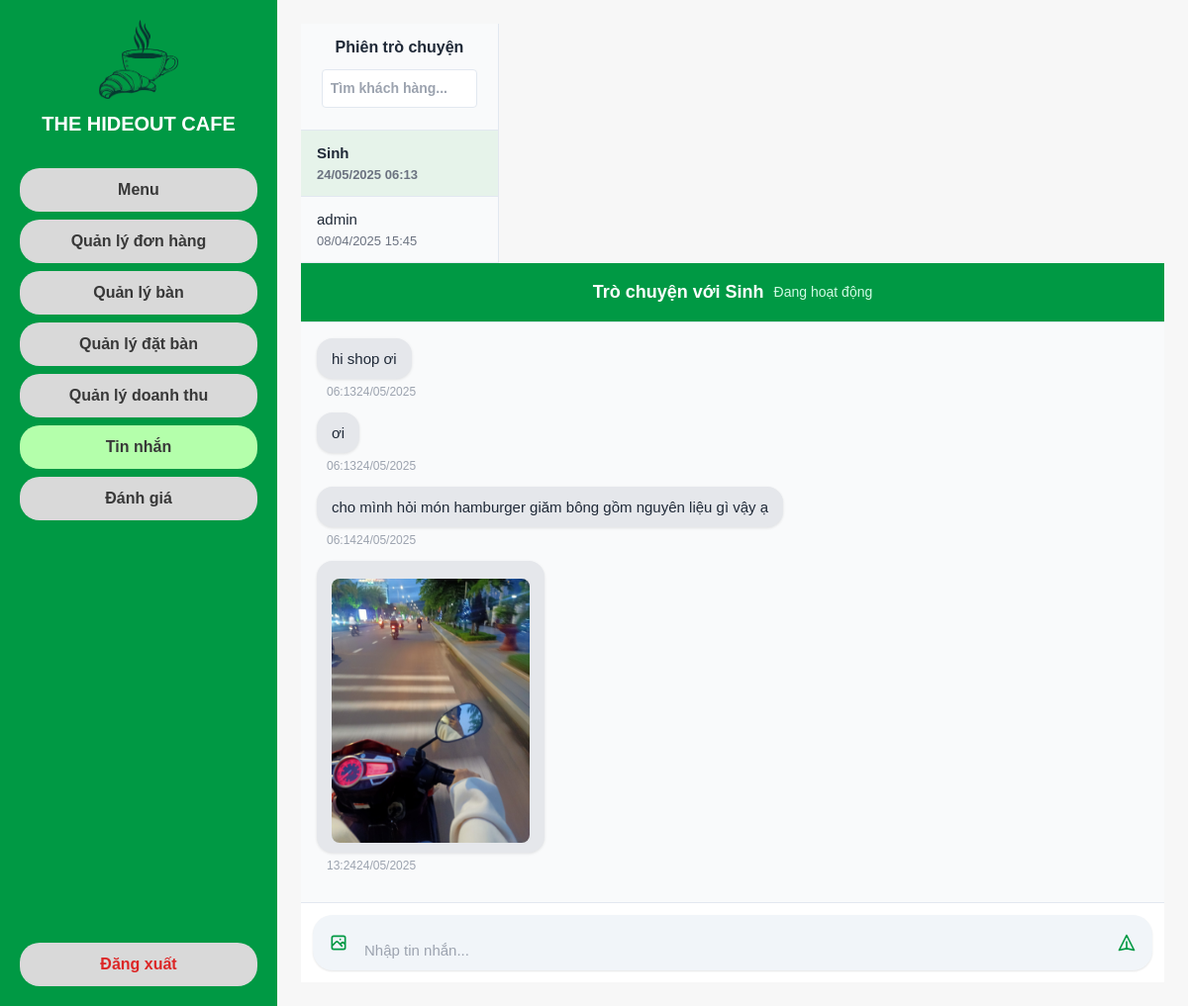
The page /message/4/ (signed in) on the database its author committed.
### myapp/models.py (models this page shows, shortened)
class PhienTroChuyen(models.Model):
    ma_phien = models.AutoField(primary_key=True)
    khach_hang = models.ForeignKey(
        NguoiDung, on_delete=models.CASCADE,
        related_name='phien_tro_chuyen_khach_hang',
        limit_choices_to={'vai_tro': 'khach_hang'}
    )
    cua_hang = models.ForeignKey(
        NguoiDung, on_delete=models.CASCADE,
        related_name='phien_tro_chuyen_quan',
        limit_choices_to={'vai_tro__in': ['nhan_vien', 'quan_ly'],},
        null=True, blank=True
    )
    ngay_tao = models.DateTimeField(auto_now_add=True)
    class Meta:
        verbose_name = "Phiên Trò Chuyện"
        verbose_name_plural = "Phiên Trò Chuyện"

class NguoiDung(AbstractUser):
    VAI_TRO = (
        ('khach_hang', 'Khách Hàng'),
        ('nhan_vien', 'Nhân Viên'),
        ('quan_ly', 'Quản Lý'),
    )
    ma_nguoi_dung = models.AutoField(primary_key=True)
    vai_tro = models.CharField(max_length=20, choices=VAI_TRO, default='khach_hang')
    diem_tich_luy = models.IntegerField(default=0)
    email = models.EmailField(blank=True, null=True)
    so_dien_thoai = models.CharField(max_length=15, blank=True, null=True)
    ho_ten = models.CharField(max_length=100, blank=True, null=True)
    groups = models.ManyToManyField(
        'auth.Group',
        related_name='nguoi_dung_groups',
        blank=True,
        help_text='Các nhóm mà người dùng này thuộc về.'
    )
    user_permissions = models.ManyToManyField(
        'auth.Permission',
        related_name='nguoi_dung_permissions',
        blank=True,
        help_text='Các quyền cụ thể của người dùng này.'
    )
    USERNAME_FIELD = 'username'
    REQUIRED_FIELDS = []  # Không yêu cầu thêm trường nào ngoài ten_dang_nhap và password
    class Meta:
        verbose_name = "Người Dùng"
        verbose_name_plural = "Người Dùng"

class TinNhan(models.Model):
    ma_tin_nhan = models.AutoField(primary_key=True)
    phien_tro_chuyen = models.ForeignKey(PhienTroChuyen, on_delete=models.CASCADE, related_name='tin_nhan')
    nguoi_gui = models.ForeignKey(NguoiDung, on_delete=models.CASCADE)
    thoi_gian_gui = models.DateTimeField(auto_now_add=True)
    noi_dung = models.TextField(blank=True, null=True)  # Cho phép noi_dung rỗng khi gửi hình
    hinh_anh = models.ImageField(upload_to='tin_nhan_images/', blank=True, null=True)  # Thêm trường hình ảnh
    class Meta:
        verbose_name = "Tin Nhắn"
        verbose_name_plural = "Tin Nhắn"

### myapp/views.py (the view, shortened to what this page needs)
# urls.py: path('message/', views.message_view, name='message'),
@login_required
def message_view(request, phien_id=None):
    logger.debug(f"User: {request.user.username}, Vai_tro: {request.user.vai_tro}, Phien_id: {phien_id}")
    search_query = request.GET.get('search', '')
    if request.user.vai_tro == 'khach_hang':
        phien_list = PhienTroChuyen.objects.filter(khach_hang=request.user).order_by('-ngay_tao')
    else:  # nhan_vien hoặc quan_ly
        phien_list = PhienTroChuyen.objects.all().order_by('-ngay_tao')
    if search_query:
        phien_list = phien_list.filter(khach_hang__username__icontains=search_query)
    logger.debug(f"Phien_list for {request.user.username}: {[{p.ma_phien: p.khach_hang.username} for p in phien_list]}, count={phien_list.count()}")
    selected_phien = None
    tin_nhan_list = []
    if phien_id:
        try:
            if request.user.vai_tro == 'khach_hang':
                selected_phien = get_object_or_404(PhienTroChuyen, ma_phien=phien_id, khach_hang=request.user)
            else:  # nhan_vien hoặc quan_ly
                selected_phien = get_object_or_404(PhienTroChuyen, ma_phien=phien_id)
                if selected_phien.khach_hang.vai_tro != 'khach_hang':
                    logger.error(f"Phiên {phien_id} có khach_hang sai: {selected_phien.khach_hang.username}, vai_tro: {selected_phien.khach_hang.vai_tro}")
                    messages.error(request, 'Phiên trò chuyện không hợp lệ: Khách hàng không đúng.')
                    return redirect('myapp:message')
            tin_nhan_list = TinNhan.objects.filter(phien_tro_chuyen=selected_phien).order_by('thoi_gian_gui')
            logger.debug(f"Loaded phien: ma_phien={phien_id}, khach_hang={selected_phien.khach_hang.username}, tin_nhan_count={tin_nhan_list.count()}")
        except Exception as e:
            logger.error(f"Lỗi tải phiên {phien_id}: {str(e)}", exc_info=True)
            messages.error(request, 'Lỗi khi tải phiên trò chuyện.')
            return redirect('myapp:message')
    no_phien_message = None
    if not phien_list and request.user.vai_tro in ['nhan_vien', 'quan_ly']:
        no_phien_message = 'Chưa có phiên trò chuyện nào.'
    elif not phien_list and request.user.vai_tro == 'khach_hang':
        no_phien_message = 'Chưa có phiên trò chuyện. Bắt đầu ngay!'
    template = 'trochuyen_khach.html' if request.user.vai_tro == 'khach_hang' else 'trochuyen_quanly.html'
    context = {
        'phien_list': phien_list,
        'selected_phien': selected_phien,
        'tin_nhan_list': tin_nhan_list,
        'user': request.user,
        'no_phien_message': no_phien_message,
    }
    return render(request, template, context)

### myapp/templates/trochuyen_quanly.html (shortened to what this page needs)
{% extends 'base.html' %}
{% load static %}
{% block content %}
<div class="chat-container">
  <div class="chat-session-list">
    <div class="chat-session-list-header">
      Phiên trò chuyện
      <form method="GET">
        <input type="text" name="search" class="chat-session-list-search" placeholder="Tìm khách hàng..." value="{{ request.GET.search|default:'' }}">
      </form>
    </div>
    {% for phien in phien_list %}
      <a href="{% url 'myapp:message' phien.ma_phien %}" class="session-item {% if phien.ma_phien == selected_phien.ma_phien %}active{% endif %}">
        <div>
          <div class="session-user">{{ phien.khach_hang.username }}</div>
          <div class="session-time">{{ phien.ngay_tao|date:"d/m/Y H:i" }}</div>
        </div>
      </a>
    {% empty %}
      <div class="no-session">{{ no_phien_message }}</div>
    {% endfor %}
  </div>
  <div class="chat-window">
    {% if selected_phien %}
      <div class="chat-window-header">
        <div class="chat-window-title">Trò chuyện với {{ selected_phien.khach_hang.username }}</div>
        <div class="chat-window-status">Đang hoạt động</div>
      </div>
      <div class="messages-container">
        {% for tin_nhan in tin_nhan_list %}
          <div class="message-item {% if tin_nhan.nguoi_gui == user %}message-own{% else %}message-other{% endif %}">
            <div class="message-bubble">
              {% if tin_nhan.hinh_anh %}
                <img src="{{ tin_nhan.hinh_anh.url }}" alt="Hình ảnh" class="message-image" />
              {% endif %}
              {% if tin_nhan.noi_dung %}
                <p>{{ tin_nhan.noi_dung|safe }}</p>
              {% endif %}
            </div>
            <div class="message-meta">
              <span class="message-time">{{ tin_nhan.thoi_gian_gui|date:"H:i" }}</span>
              <span class="message-date">{{ tin_nhan.thoi_gian_gui|date:"d/m/Y" }}</span>
            </div>
          </div>
        {% empty %}
          <p style="padding: 16px; color: #6b7280; font-size: 14px; text-align: center;">Chưa có tin nhắn.</p>
        {% endfor %}
      </div>
      <div class="message-form">
        <form method="POST" action="{% url 'myapp:message' selected_phien.ma_phien %}" enctype="multipart/form-data">
          <div class="message-form-container">
            <label for="image-upload-{{ selected_phien.ma_phien }}" class="message-form-button">
              <svg width="20" height="20" fill="none" stroke="currentColor" viewBox="0 0 24 24">
                <path stroke-linecap="round" stroke-linejoin="round" stroke-width="2" d="M4 16l4.586-4.586a2 2 0 012.828 0L16 16m-2-2l1.586-1.586a2 2 0 012.828 0L20 14m-6-6h.01M6 20h12a2 2 0 002-2V6a2 2 0 00-2-2H6a2 2 0 00-2 2v12a2 2 0 002 2z"/>
              </svg>
            </label>
            <textarea name="noi_dung" class="message-form-input" placeholder="Nhập tin nhắn..."></textarea>
            <button type="submit" class="message-form-button">
              <svg width="20" height="20" fill="none" stroke="currentColor" viewBox="0 0 24 24">
                <path stroke-linecap="round" stroke-linejoin="round" stroke-width="2" d="M12 19l9 2-9-18-9 18 9-2zm0 0v-8"/>
              </svg>
            </button>
          </div>
        </form>
      </div>
    {% else %}
      <div class="no-session">Chọn một phiên để trò chuyện.</div>
    {% endif %}
  </div>
</div>
{% endblock %}

### rows shown on the page
PhienTroChuyen: khach_hang.username "Sinh", ngay_tao "24/05/2025 06:13"
PhienTroChuyen: khach_hang.username "admin", ngay_tao "08/04/2025 15:45"
TinNhan: noi_dung "hi shop ơi", thoi_gian_gui "06:13", thoi_gian_gui "24/05/2025"
TinNhan: noi_dung "ơi", thoi_gian_gui "06:13", thoi_gian_gui "24/05/2025"
TinNhan: noi_dung "cho mình hỏi món hamburger giăm bông gồm nguyên liệu gì vậy ạ", thoi_gian_gui "06:14", thoi_gian_gui "24/05/2025"
TinNhan: hinh_anh (picture), thoi_gian_gui "13:24", thoi_gian_gui "24/05/2025"
